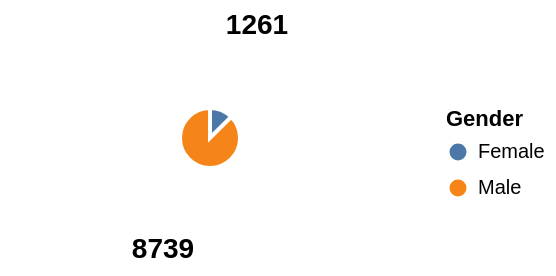

The Vega-Lite source for this figure:
### Vega-Lite specification from a JSON file in a GitHub repository (floating-point values rounded to 4 significant figures)
{"$schema": "https://vega.github.io/schema/vega-lite/v5.json", "description": "Pie Chart with Percentage Annotations and Tooltips", "width": 200, "height": 30, "data": {"values": [{"category": "Female", "value": 1261}, {"category": "Male", "value": 8739}]}, "layer": [{"mark": {"type": "arc", "tooltip": true, "stroke": "white", "strokeWidth": 2}, "encoding": {"color": {"field": "category", "type": "nominal", "title": "Gender"}, "theta": {"field": "value", "type": "quantitative", "stack": "normalize", "title": "Percentage"}}}, {"mark": {"type": "text", "radiusOffset": 0.9, "radius": 60, "align": "center", "baseline": "middle", "fontWeight": "bold", "fontSize": 14}, "encoding": {"text": {"field": "value", "type": "quantitative"}, "theta": {"field": "value", "type": "quantitative", "stack": "normalize"}}}], "config": {}}
